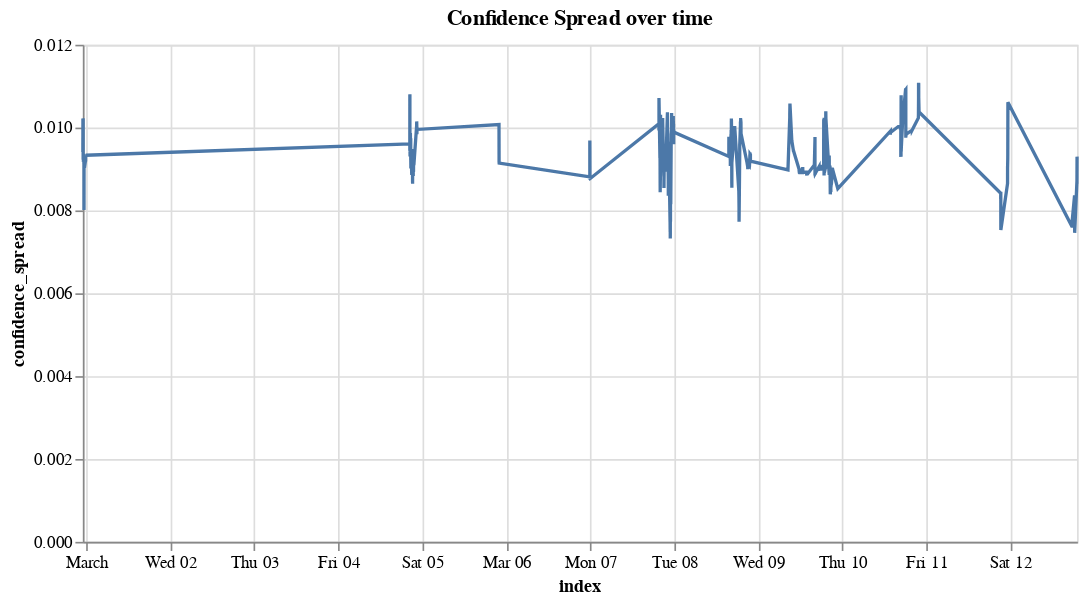

Notebook code cell kept with this figure:
### Code cell
alt.Chart.from_dict({
  "$schema": "https://vega.github.io/schema/vega-lite/v4.json",
  "title": "Confidence Spread over time",
  "width": 600,
  "data": {
    "values": df.reset_index()[['index', 'confidence_spread']].sample(1000).to_dict('records')
  },
  "mark": "line",
  "encoding": {
    "x": {"field": "index", "type": "temporal"},
    "y": {"field": "confidence_spread", "type": "quantitative"},
  },
})

### Figure 1 — Vega-Lite specification as saved in the notebook (floating-point values rounded to 4 significant figures; data arrays with more than 128 entries replaced by an {"elided": "..."} marker saying what was removed)
{"config": {"view": {"continuousWidth": 400, "continuousHeight": 300}}, "data": {"name": "data-c337d2734de02536fc6809e921667002"}, "mark": "line", "encoding": {"x": {"field": "index", "type": "temporal"}, "y": {"field": "confidence_spread", "type": "quantitative"}}, "title": "Confidence Spread over time", "width": 600, "$schema": "https://vega.github.io/schema/vega-lite/v4.json", "datasets": {"data-c337d2734de02536fc6809e921667002": {"elided": "1000 records"}}}
